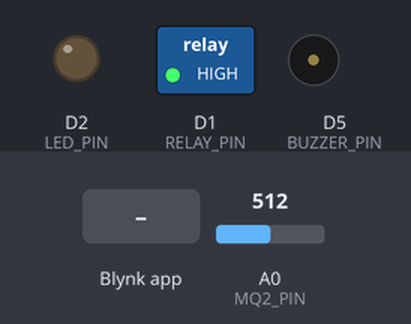
Bench run of a sketch on a simulated ESP8266 (NodeMCU). Shown: switched loads named in the sketch (green lamp = pin HIGH), output pins drawn as LEDs (lit = HIGH), buzzer (waves = sounding). Inputs (shaded band) come from the test bench; at power-on: A0 (MQ2_PIN) = 512. WiFi joins after 1.5 s; servers stay silent unless stated; uploads are accepted with an empty reply; what the sketch prints to the serial monitor is not drawn.

Above: at 3.0 s.
3.1 s: Blynk app writes 1 to V1
At 4.7 s:
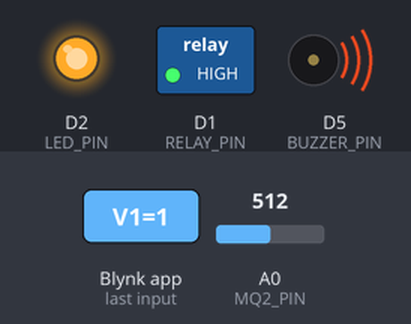
7.8 s: Blynk app writes 0 to V1
11.3 s: Blynk app writes 200 to V1
At 19.7 s:
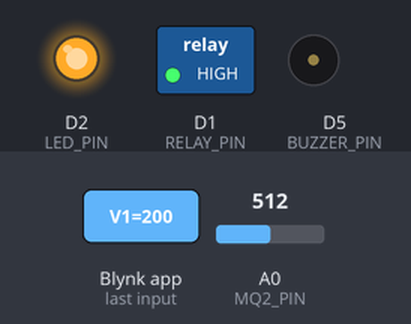
Timing chart, 0 to 24.8 s (numbered marks = the images above; inputs shaded):
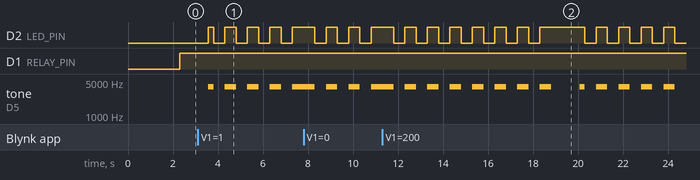

The sketch:

eing1.ino
```cpp
// =================================================================
// 🔥 โค้ด Final: แจ้งเตือน Broadcast + หน่วงเวลาปิด + สั่งผ่านแอปได้
// =================================================================

// 1. ตั้งค่า BLYNK
#define BLYNK_TEMPLATE_ID "TMPL62iShn_VG"
#define BLYNK_TEMPLATE_NAME "eing2"
#define BLYNK_AUTH_TOKEN "DEF4OE3tghZTSRlUX6qEnnvzL1aEgQ2J"

// 2. ตั้งค่า LINE (Broadcast ไม่ต้องใช้ User ID)
const char* LINE_TOKEN = "HHNYB2Q7uIXsk5YSVWXLkpWjVfZb5T+q+Zg9OX+08OUSJqa7S8QdhDJgGJTyB8aUgVXcdQYnPuz6m+yIceonLeF/Gqu8zCrVsHQFRhRnaJXwv20BKk7Sb7BGduuoZOyyCwtfjacSdVNIDyb9KfuxdQdB04t89/1O/w1cDnyilFU=";

// 3. ตั้งค่า WiFi
char ssid[] = "J-VEC_Teacher"; // หรือ J-VEC_Teacher
char pass[] = "0000011111"; // หรือ 0000011111

// 4. ตั้งค่าความไวและเวลาหน่วง
const int SMOKE_THRESHOLD = 250;  // ลดเกณฑ์ลงเพื่อให้ตรวจจับไวขึ้น
const int DELAY_OFF_TIME = 5000;  // หน่วงเวลาปิด 5 วินาที

// =================================================================

#define BLYNK_PRINT Serial
#include <ESP8266WiFi.h>
#include <BlynkSimpleEsp8266.h>
#include <WiFiClientSecure.h>

#define MQ2_PIN A0
#define RELAY_PIN D1
#define LED_PIN D2
#define BUZZER_PIN D5

BlynkTimer timer;
int smokeValue = 0;
bool manualSwitch = false; // ตัวแปรเก็บสถานะปุ่มจากแอป
bool toggleState = false;

unsigned long lastNotifyTime = 0;
const long notifyInterval = 15000;

unsigned long stopTimer = 0; // ตัวจับเวลาสำหรับ Delay OFF

// -----------------------------------------------------------------
// ฟังก์ชันส่ง LINE Broadcast (ส่งหาทุกคน)
// -----------------------------------------------------------------
void sendLineMessage(String message) {
  WiFiClientSecure client;
  client.setInsecure();

  Serial.println("📢 Broadcasting LINE Message...");

  if (client.connect("api.line.me", 443)) {
    String jsonPayload = "{\"messages\":[{\"type\":\"text\",\"text\":\"" + message + "\"}]}";

    client.println("POST /v2/bot/message/broadcast HTTP/1.1");
    client.println("Host: api.line.me");
    client.println("Authorization: Bearer " + String(LINE_TOKEN));
    client.println("Content-Type: application/json");
    client.print("Content-Length: ");
    client.println(jsonPayload.length());
    client.println();
    client.println(jsonPayload);

    // รอฟังผลจาก Server (เพื่อเช็ค Error)
    while (client.connected()) {
      String line = client.readStringUntil('\n');
      if (line == "\r") break;
    }
    String response = client.readStringUntil('\n');
    Serial.println("👉 Server Reply: " + response);

  } else {
    Serial.println("❌ Connect to LINE failed");
  }
}

// -----------------------------------------------------------------
// ฟังก์ชันหลัก: ตรวจจับควัน + หน่วงเวลาปิด
// -----------------------------------------------------------------
void checkAlarm() {
  smokeValue = analogRead(MQ2_PIN);
  Blynk.virtualWrite(V0, smokeValue);
  Serial.print("Smoke: "); Serial.println(smokeValue);

  // 1. เงื่อนไขการ "รีเซ็ตเวลา" (Reset Timer)
  // ถ้าเจอควันเยอะ หรือ กดปุ่มในแอปค้างไว้ -> ให้เวลานับถอยหลังกลับไปเริ่มต้นใหม่เรื่อยๆ
  if (smokeValue > SMOKE_THRESHOLD || manualSwitch == true) {
     stopTimer = millis();
  }

  // 2. เงื่อนไขการ "ทำงาน" (Active State)
  // ถ้าเพิ่งผ่านไปไม่ถึง 5 วินาที (นับจากครั้งสุดท้ายที่เจอควันหรือกดปุ่ม) -> ให้ทำงาน
  if (millis() - stopTimer < DELAY_OFF_TIME) {

    // สั่งเปิดทันที
    digitalWrite(RELAY_PIN, HIGH);

    // แจ้งเตือน LINE (เฉพาะกรณีเจอควันจริง และไม่ถี่เกินไป)
    // เราเช็ค smokeValue > threshold อีกที เพื่อกันไม่ให้ส่งไลน์ตอนเรากดปุ่มเล่นเอง
    if (smokeValue > SMOKE_THRESHOLD && (millis() - lastNotifyTime >= notifyInterval)) {
       noTone(BUZZER_PIN);
       Blynk.logEvent("smoke_alert", "🔥 เจอควัน!");

       String msg = "🚨 ไฟไหม้! พบค่าควันและแก๊สพุ่งสูง โปรดระวัง (ค่าควัน: " + String(smokeValue) + ")";
       sendLineMessage(msg);

       lastNotifyTime = millis();
    }

    // ไฟกระพริบ + เสียง
    toggleState = !toggleState;
    if (toggleState) {
       digitalWrite(LED_PIN, HIGH); tone(BUZZER_PIN, 4000); Blynk.virtualWrite(V2, 1);
    } else {
       digitalWrite(LED_PIN, LOW); noTone(BUZZER_PIN); Blynk.virtualWrite(V2, 0);
    }

  } else {
    // 3. ถ้าเกิน 5 วินาทีแล้ว (Timeout) -> สั่งปิดทุกอย่าง
    digitalWrite(RELAY_PIN, LOW);
    digitalWrite(LED_PIN, LOW);
    noTone(BUZZER_PIN);
    Blynk.virtualWrite(V2, 0);

    // รีเซ็ตเวลาส่งไลน์ เพื่อให้พร้อมส่งใหม่ในรอบหน้า
    if (smokeValue < (SMOKE_THRESHOLD - 50)) lastNotifyTime = millis() - notifyInterval;
  }
}

// -----------------------------------------------------------------
// รับค่าปุ่มจากแอป Blynk (V1) **สำคัญมาก! ห้ามหาย**
// -----------------------------------------------------------------
BLYNK_WRITE(V1) {
  manualSwitch = param.asInt(); // รับค่า 0 หรือ 1 จากแอป
  checkAlarm(); // เรียกฟังก์ชันตรวจสอบทันทีที่กดปุ่ม เพื่อความไว
}

// -----------------------------------------------------------------
// Setup
// -----------------------------------------------------------------
void setup() {
  Serial.begin(115200);

  pinMode(RELAY_PIN, OUTPUT);
  pinMode(LED_PIN, OUTPUT);
  pinMode(BUZZER_PIN, OUTPUT);
  pinMode(MQ2_PIN, INPUT);

  digitalWrite(RELAY_PIN, LOW);
  digitalWrite(LED_PIN, LOW);
  noTone(BUZZER_PIN);

  lastNotifyTime = millis() - notifyInterval;

  Blynk.begin(BLYNK_AUTH_TOKEN, ssid, pass);
  timer.setInterval(500L, checkAlarm); // เช็คทุกๆ 0.5 วินาที
}

void loop() {
  Blynk.run();
  timer.run();
}
```
